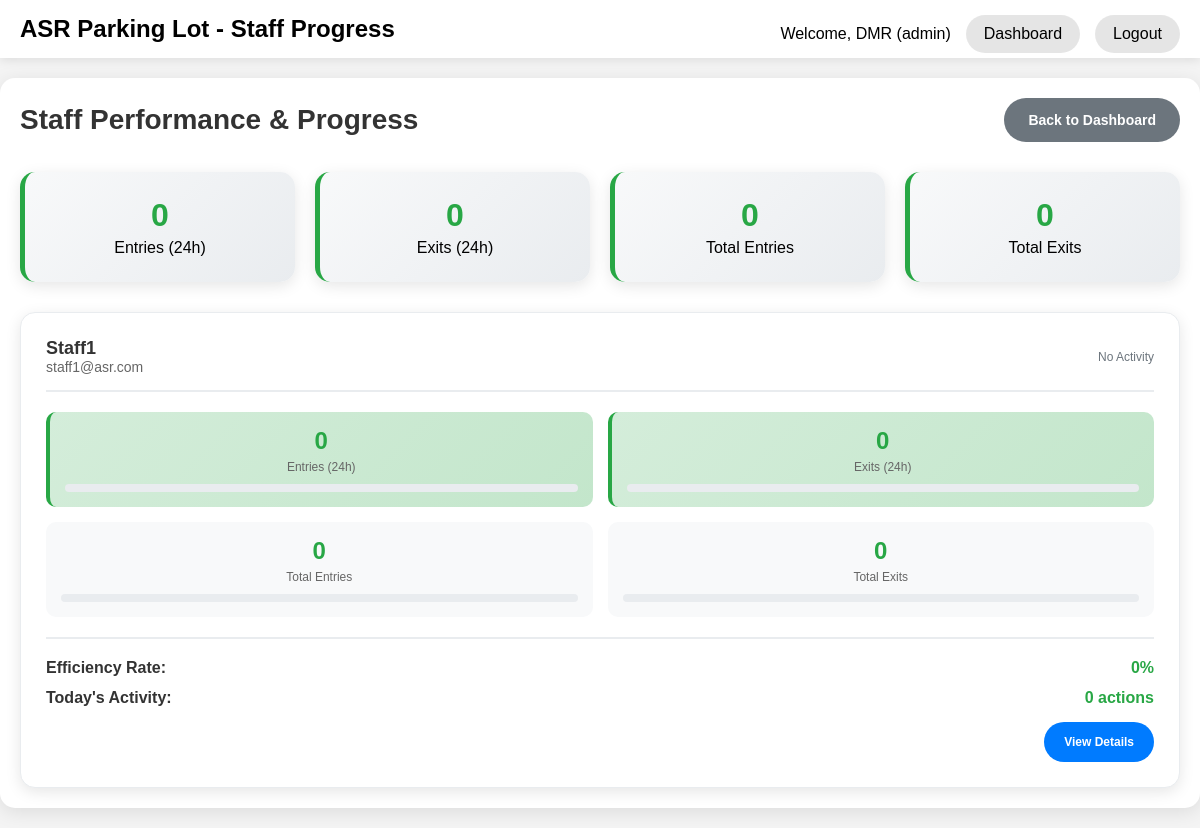
/admin/staff-progress (signed in), run on the app's committed database.
### app/models.py (models this page shows, shortened)
class User(UserMixin, db.Model):
    id = db.Column(db.Integer, primary_key=True)
    username = db.Column(db.String(80), index=True, unique=True, nullable=False)
    email = db.Column(db.String(120), index=True, unique=True, nullable=False)
    password_hash = db.Column(db.String(256))
    role = db.Column(db.String(10), index=True, nullable=False, default='staff') # 'admin' or 'staff'

### app/routes.py (the view)
@main.route('/admin/staff-progress')
@login_required
def staff_progress():
    if current_user.role != 'admin':
        flash('Access denied. Admin privileges required.', 'error')
        return redirect(url_for('main.index'))
    staff_members = User.query.filter_by(role='staff').all()
    now = get_current_device_time()
    twenty_four_hours_ago = now - timedelta(hours=24)
    staff_data = []
    for staff in staff_members:
        entries_24h = Entry.query.filter(
            Entry.entry_time >= twenty_four_hours_ago,
            (Entry.device == f'Terminal - {staff.username}') |
            (Entry.device == f'Exit Terminal - {staff.username}')
        ).count()
        exits_24h = Entry.query.filter(
            Entry.exit_time >= twenty_four_hours_ago,
            Entry.device == f'Exit Terminal - {staff.username}'
        ).count()
        total_entries = Entry.query.filter(
            (Entry.device == f'Terminal - {staff.username}') |
            (Entry.device == f'Exit Terminal - {staff.username}')
        ).count()
        total_exits = Entry.query.filter(
            Entry.exit_time.isnot(None),
            Entry.device == f'Exit Terminal - {staff.username}'
        ).count()
        staff_data.append({
            'user': staff,
            'entries_24h': entries_24h,
            'exits_24h': exits_24h,
            'total_entries': total_entries,
            'total_exits': total_exits
        })
    return render_template('staff_progress.html',
                         title='Staff Progress',
                         staff_data=staff_data)

### app/utils.py (called while the page is built)
def get_ist_timezone():
    return pytz.timezone('Asia/Kolkata')

def get_current_ist():
    ist_tz = get_ist_timezone()
    return datetime.now(ist_tz)

def get_current_device_time():
    return get_current_ist()

### app/templates/staff_progress.html (shortened to what this page needs)
<!DOCTYPE html>
<html lang="en">
<head>
</head>
<body>
    <div class="navbar">
        <h1>ASR Parking Lot - Staff Progress</h1>
        <div class="navbar-right">
            <span>Welcome, {{ current_user.username }} ({{ current_user.role }})</span>
            <a href="{{ url_for('main.admin_dashboard') }}">Dashboard</a>
            <a href="{{ url_for('main.logout') }}">Logout</a>
        </div>
    </div>
    <div class="container">
        <div class="page-header">
            <h2>Staff Performance & Progress</h2>
            <a href="{{ url_for('main.admin_dashboard') }}" class="btn btn-secondary">Back to Dashboard</a>
        </div>
        <div class="stats-summary">
            <div class="stat-card">
                <div class="stat-number">{{ staff_data|sum(attribute='entries_24h') }}</div>
                <div>Entries (24h)</div>
            </div>
            <div class="stat-card">
                <div class="stat-number">{{ staff_data|sum(attribute='exits_24h') }}</div>
                <div>Exits (24h)</div>
            </div>
            <div class="stat-card">
                <div class="stat-number">{{ staff_data|sum(attribute='total_entries') }}</div>
                <div>Total Entries</div>
            </div>
            <div class="stat-card">
                <div class="stat-number">{{ staff_data|sum(attribute='total_exits') }}</div>
                <div>Total Exits</div>
            </div>
        </div>
        {% if staff_data %}
        <div class="staff-grid">
            {% for staff in staff_data %}
            <div class="staff-card">
                <div class="staff-header">
                    <div>
                        <div class="staff-name">{{ staff.user.username }}</div>
                        <div class="staff-email">{{ staff.user.email }}</div>
                    </div>
                    <div class="staff-status">
                        {% if staff.entries_24h > 0 or staff.exits_24h > 0 %}
                            <span class="status-active">Active Today</span>
                        {% else %}
                            <span class="status-inactive">No Activity</span>
                        {% endif %}
                    </div>
                </div>
                <div class="staff-stats">
                    <div class="stat-item today-highlight">
                        <div class="stat-value">{{ staff.entries_24h }}</div>
                        <div class="stat-label">Entries (24h)</div>
                        <div class="progress-indicator">
                        </div>
                    </div>
                    <div class="stat-item today-highlight">
                        <div class="stat-value">{{ staff.exits_24h }}</div>
                        <div class="stat-label">Exits (24h)</div>
                        <div class="progress-indicator">
                        </div>
                    </div>
                    <div class="stat-item">
                        <div class="stat-value">{{ staff.total_entries }}</div>
                        <div class="stat-label">Total Entries</div>
                        <div class="progress-indicator">
                        </div>
                    </div>
                    <div class="stat-item">
                        <div class="stat-value">{{ staff.total_exits }}</div>
                        <div class="stat-label">Total Exits</div>
                        <div class="progress-indicator">
                        </div>
                    </div>
                </div>
                <div class="staff-performance">
                    <div class="performance-metric">
                        <span class="metric-label">Efficiency Rate:</span>
                        <span class="metric-value">
                            {% if staff.total_entries > 0 %}
                                {{ ((staff.total_exits / staff.total_entries) * 100)|round(1) }}%
                            {% else %}
                                0%
                            {% endif %}
                        </span>
                    </div>
                    <div class="performance-metric">
                        <span class="metric-label">Today's Activity:</span>
                        <span class="metric-value">{{ staff.entries_24h + staff.exits_24h }} actions</span>
                    </div>
                    <div class="staff-actions">
                        <a href="{{ url_for('main.staff_details', staff_id=staff.user.id) }}" class="btn-details">View Details</a>
                    </div>
                </div>
            </div>
            {% endfor %}
        </div>
        {% else %}
        <div class="empty-state">
            <h3>No Staff Members Found</h3>
            <p>There are no staff members in the system to track progress.</p>
            <a href="{{ url_for('main.add_user') }}" class="btn btn-secondary">Add Staff Member</a>
        </div>
        {% endif %}
    </div>
</body>
</html>

### app/templates/staff_progress.html (style rules this page uses)
* { box-sizing: border-box; }
body { font-family: Arial, sans-serif; margin: 0; padding: 0; background-color: #f4f4f4; min-height: 100vh; }
.navbar { background-color: white; padding: 15px 20px; color: black; position: sticky; top: 0; z-index: 1000; box-shadow: 0 2px 10px rgba(0,0,0,0.1); }
.navbar h1 { margin: 0; display: inline-block; font-size: clamp(18px, 4vw, 24px); color: black; }
.navbar-right { float: right; display: flex; align-items: center; gap: 15px; flex-wrap: wrap; color: black; }
.navbar a { color: black; text-decoration: none; padding: 8px 16px; border-radius: 25px; background-color: rgba(0, 0, 0, 0.1); transition: all 0.3s ease; font-weight: 500; border: 2px solid transparent; }
.container { max-width: 1200px; margin: 20px auto; padding: 20px; background: white; border-radius: 15px; box-shadow: 0 4px 20px rgba(0,0,0,0.1); }
.page-header { display: flex; justify-content: space-between; align-items: center; margin-bottom: 30px; flex-wrap: wrap; gap: 15px; }
.page-header h2 { margin: 0; color: #333; font-size: clamp(20px, 5vw, 28px); }
.btn { padding: 12px 24px; border: none; border-radius: 25px; font-weight: bold; text-decoration: none; cursor: pointer; transition: all 0.3s ease; font-size: 14px; display: inline-flex; align-items: center; justify-content: center; min-height: 44px; }
.btn-secondary { background-color: #6c757d; color: white; }
.stats-summary { display: grid; grid-template-columns: repeat(auto-fit, minmax(200px, 1fr)); gap: 20px; margin-bottom: 30px; }
.stat-card { background: linear-gradient(135deg, #f8f9fa 0%, #e9ecef 100%); padding: 25px; border-radius: 15px; text-align: center; border-left: 5px solid #28a745; box-shadow: 0 4px 15px rgba(0,0,0,0.1); transition: transform 0.3s ease; }
.stat-number { font-size: clamp(1.5em, 4vw, 2em); font-weight: bold; color: #28a745; margin-bottom: 5px; }
.staff-grid { display: grid; grid-template-columns: repeat(auto-fit, minmax(300px, 1fr)); gap: 20px; margin-top: 20px; }
.staff-card { background: white; border: 1px solid #e9ecef; border-radius: 15px; padding: 25px; box-shadow: 0 4px 15px rgba(0,0,0,0.1); transition: all 0.3s ease; }
.staff-header { display: flex; justify-content: space-between; align-items: center; margin-bottom: 20px; padding-bottom: 15px; border-bottom: 2px solid #e9ecef; flex-wrap: wrap; gap: 10px; }
.staff-name { font-size: clamp(16px, 3vw, 18px); font-weight: bold; color: #333; }
.staff-email { color: #666; font-size: clamp(12px, 2.5vw, 14px); }
.staff-status { text-align: right; font-size: 12px; color: #666; }
.status-inactive { color: #6c757d; }
.staff-stats { display: grid; grid-template-columns: 1fr 1fr; gap: 15px; }
.stat-item { text-align: center; padding: 15px; background: #f8f9fa; border-radius: 10px; transition: all 0.3s ease; }
.stat-value { font-size: clamp(1.2em, 3vw, 1.5em); font-weight: bold; color: #28a745; }
.stat-label { font-size: clamp(10px, 2vw, 12px); color: #666; margin-top: 5px; }
.today-highlight { background: linear-gradient(135deg, #d4edda 0%, #c3e6cb 100%); border-left: 4px solid #28a745; }
.progress-indicator { width: 100%; height: 8px; background: #e9ecef; border-radius: 4px; margin-top: 10px; overflow: hidden; }
.staff-performance { margin-top: 20px; padding-top: 20px; border-top: 2px solid #e9ecef; }
.performance-metric { margin-bottom: 12px; display: flex; justify-content: space-between; align-items: center; }
.metric-label { font-weight: bold; color: #333; }
.metric-value { margin-left: 10px; color: #28a745; font-weight: bold; }
.staff-actions { text-align: right; margin-top: 15px; }
.btn-details { padding: 10px 20px; text-decoration: none; border-radius: 25px; font-weight: bold; font-size: 12px; border: none; cursor: pointer; background-color: #007bff; color: white; transition: all 0.3s ease; display: inline-flex; align-items: center; justify-content: center; min-height: 40px; }

### data on the page
User: username "DMR", role "admin"
User: user.username "Staff1", user.email "staff1@asr.com"

### other printed values
{{ staff_data|sum(attribute='entries_24h') }} "0"
{{ staff_data|sum(attribute='exits_24h') }} "0"
{{ staff_data|sum(attribute='total_entries') }} "0"
{{ staff_data|sum(attribute='total_exits') }} "0"
{{ staff.entries_24h }} "0"
{{ staff.exits_24h }} "0"
{{ staff.total_entries }} "0"
{{ staff.total_exits }} "0"
{{ staff.entries_24h + staff.exits_24h }} "0"
